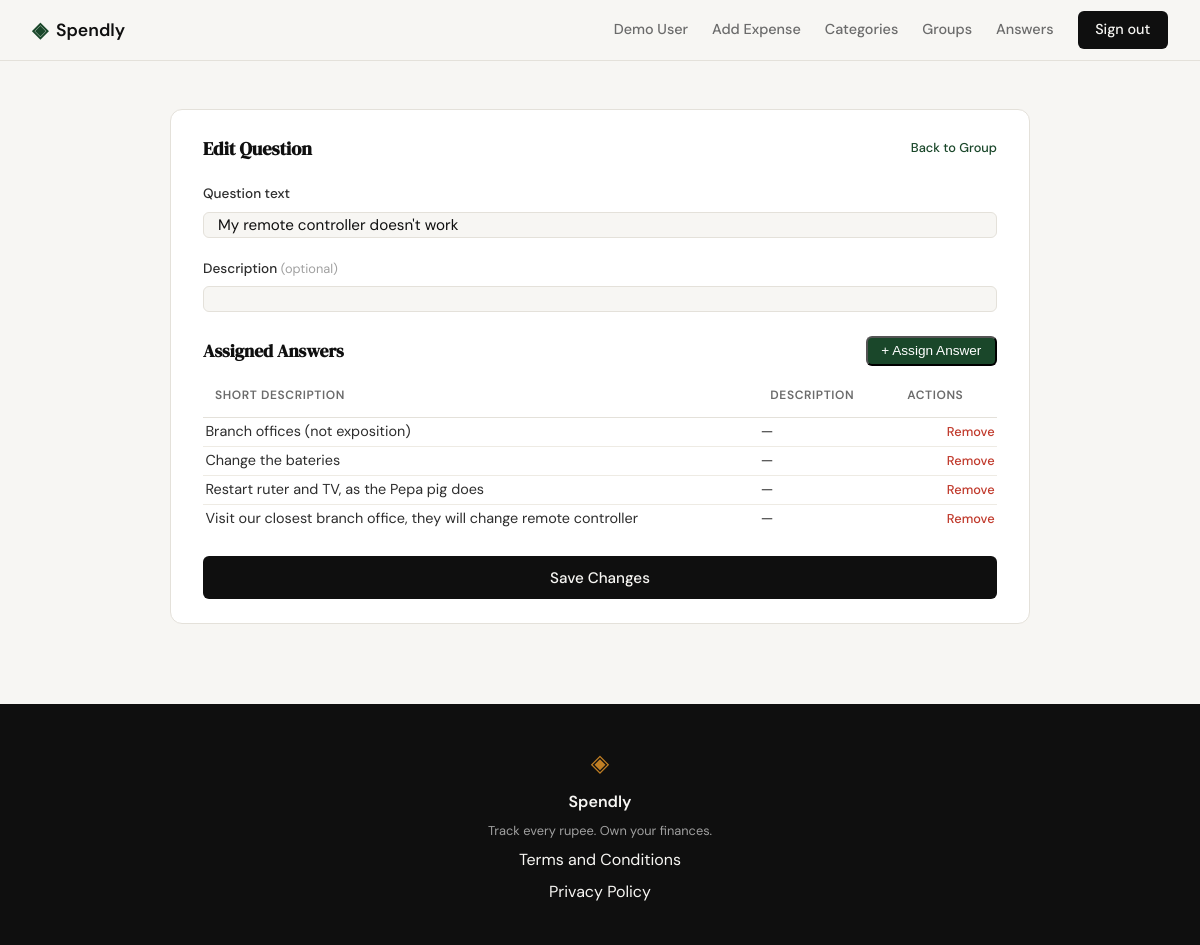
The app's page /groups/22/questions/3/edit (signed in) with its own data.
### tables this page shows
CREATE TABLE questions (
            id          INTEGER PRIMARY KEY AUTOINCREMENT,
            user_id     INTEGER NOT NULL REFERENCES users(id),
            group_id    INTEGER NOT NULL REFERENCES groups(id),
            text        TEXT    NOT NULL,
            description TEXT,
            created_at  TEXT    DEFAULT (datetime('now'))
        , num_of_assigned_answers INTEGER DEFAULT 0);

CREATE TABLE answers (
            id          INTEGER PRIMARY KEY AUTOINCREMENT,
            user_id     INTEGER NOT NULL REFERENCES users(id),
            short_desc  TEXT    NOT NULL,
            description TEXT,
            link        TEXT,
            created_at  TEXT    DEFAULT (datetime('now'))
        );

### app.py (the view, shortened to what this page needs)
@app.route("/groups/<int:group_id>/questions/<int:q_id>/edit", methods=["GET", "POST"])
def edit_question_route(group_id, q_id):
    if not session.get("user_id"):
        return redirect(url_for("login"))
    question = get_question_by_id(q_id, session["user_id"])
    if question is None or question["group_id"] != group_id:
        abort(404)
    group = get_group_by_id(group_id, session["user_id"])
    if group is None:
        abort(404)
    assigned   = get_assigned_answers_for_question(q_id, session["user_id"])
    unassigned = get_unassigned_answers_for_question(q_id, session["user_id"])
    return render_template("groups/edit_question.html",
                           group=group, question=question,
                           assigned_answers=assigned, unassigned_answers=unassigned)

### database/db.py (called while the page is built)
def get_db():
    conn = sqlite3.connect(DB_PATH)
    conn.row_factory = sqlite3.Row
    conn.execute("PRAGMA foreign_keys = ON")
    return conn

### database/queries.py (called while the page is built)
def get_assigned_answers_for_question(question_id, user_id):
    conn = get_db()
    rows = conn.execute(
        "SELECT a.id, a.short_desc, a.description FROM answers a "
        "JOIN question_answers qa ON qa.answer_id = a.id "
        "WHERE qa.question_id = ? AND a.user_id = ? ORDER BY a.short_desc",
        (question_id, user_id),
    ).fetchall()
    conn.close()
    return [{"id": r["id"], "short_desc": r["short_desc"], "description": r["description"]}
            for r in rows]

def get_unassigned_answers_for_question(question_id, user_id):
    conn = get_db()
    rows = conn.execute(
        "SELECT id, short_desc, description FROM answers "
        "WHERE user_id = ? AND id NOT IN "
        "(SELECT answer_id FROM question_answers WHERE question_id = ?) "
        "ORDER BY short_desc",
        (user_id, question_id),
    ).fetchall()
    conn.close()
    return [{"id": r["id"], "short_desc": r["short_desc"], "description": r["description"]}
            for r in rows]

def get_group_by_id(group_id, user_id):
    conn = get_db()
    row = conn.execute(
        "SELECT id, parent_id, name, description, num_of_questions "
        "FROM groups WHERE id = ? AND user_id = ?",
        (group_id, user_id),
    ).fetchone()
    conn.close()
    return dict(row) if row else None

def get_question_by_id(question_id, user_id):
    conn = get_db()
    row = conn.execute(
        "SELECT id, group_id, text, description FROM questions WHERE id = ? AND user_id = ?",
        (question_id, user_id),
    ).fetchone()
    conn.close()
    return dict(row) if row else None

### templates/groups/edit_question.html (shortened to what this page needs)
{% extends "base.html" %}
{% block content %}
<section class="profile-section">
    <div class="profile-inner">
        <div class="profile-block">
            <div class="block-title-row">
                <h2 class="block-title">Edit Question</h2>
                <a href="{{ url_for('edit_group', id=group.id) }}" class="btn-edit">Back to Group</a>
            </div>
            <form method="POST"
                  action="{{ url_for('edit_question_route', group_id=group.id, q_id=question.id) }}"
                  id="questionForm">
                <div class="form-group">
                    <label for="text">Question text</label>
                    <input type="text" id="text" name="text" maxlength="500"
                           class="form-input" value="{{ question.text }}" required>
                </div>
                <div class="form-group">
                    <label for="description">Description
                        <span class="field-optional">(optional)</span>
                    </label>
                    <input type="text" id="description" name="description" maxlength="500"
                           class="form-input" value="{{ question.description or '' }}">
                </div>
            </form>
            <div class="block-title-row section-top-gap">
                <h3 class="block-title section-subtitle">Assigned Answers</h3>
                <button type="button" class="btn-add-expense" id="openPickerBtn">+ Assign Answer</button>
            </div>
            <table class="transactions-table" id="assignedTable"
                   {% if not assigned_answers %}hidden{% endif %}>
                <thead>
                    <tr>
                        <th>Short Description</th>
                        <th>Description</th>
                        <th class="actions-col">Actions</th>
                    </tr>
                </thead>
                <tbody id="assignedTbody">
                    {% for a in assigned_answers %}
                    <tr id="assigned-row-{{ a.id }}">
                        <td>{{ a.short_desc }}</td>
                        <td>{{ a.description or '—' }}</td>
                        <td class="actions-col">
                            <button type="button" class="btn-delete btn-remove"
                                    data-id="{{ a.id }}"
                                    data-short-desc="{{ a.short_desc }}"
                                    data-description="{{ a.description or '' }}">Remove</button>
                        </td>
                    </tr>
                    {% endfor %}
                </tbody>
            </table>
            <button type="submit" form="questionForm" class="btn-submit section-top-gap">
                Save Changes
            </button>
        </div>
    </div>
</section>
{% endblock %}

### static/css/style.css (style rules this page uses)
:root { --ink: #0f0f0f; --ink-soft: #2d2d2d; --ink-muted: #6b6b6b; --ink-faint: #a0a0a0; --paper: #f7f6f3; --paper-warm: #f0ede6; --paper-card: #ffffff; --accent: #1a472a; --accent-light: #e8f0eb; --accent-2: #c17f24; --accent-2-light: #fdf3e3; --danger: #c0392b; --danger-light: #fdecea; --border: #e4e1da; --border-soft: #eeebe4; --group-bg: #eef4f0; --group-accent: #1a472a; --group-ink: #1a472a; --question-bg: #fbf4e6; --question-accent: #c17f24; --question-ink: #8a5a14; --answer-bg: #eaf1f5; --answer-accent: #2b6777; --answer-ink: #1f4d59; --font-display: 'DM Serif Display', Georgia, serif; --font-body: 'DM Sans', system-ui, sans-serif; --max-width: 1200px; --auth-width: 440px; --radius-sm: 6px; --radius-md: 12px; --radius-lg: 20px; }
*, *::before, *::after { box-sizing: border-box; margin: 0; padding: 0; }
html { font-size: 16px; scroll-behavior: smooth; }
body { background: var(--paper); color: var(--ink); font-family: var(--font-body); font-size: 1rem; line-height: 1.6; -webkit-font-smoothing: antialiased; }
a { color: inherit; text-decoration: none; }
.form-group { margin-bottom: 1.25rem; }
.form-group label { display: block; font-size: 0.85rem; font-weight: 500; color: var(--ink-soft); margin-bottom: 0.4rem; }
.form-input { width: 100%; padding: 0.125rem 0.875rem; border: 1px solid var(--border); border-radius: var(--radius-sm); font-family: var(--font-body); font-size: 0.95rem; color: var(--ink); background: var(--paper); outline: none; transition: border-color 0.2s; }
.form-input::placeholder { color: var(--ink-faint); }
.btn-submit { width: 100%; padding: 0.7rem; background: var(--ink); color: var(--paper); border: none; border-radius: var(--radius-sm); font-family: var(--font-body); font-size: 0.95rem; font-weight: 500; cursor: pointer; transition: background 0.2s; margin-top: 0.5rem; }
.profile-section { padding: 3rem 2rem 5rem; }
.profile-inner { max-width: 860px; margin: 0 auto; display: flex; flex-direction: column; gap: 2rem; }
.profile-block { background: var(--paper-card); border: 1px solid var(--border); border-radius: var(--radius-md); padding: 1.5rem 2rem; }
.block-title { font-family: var(--font-display); font-size: 1.15rem; color: var(--ink); margin-bottom: 1.25rem; }
.transactions-table { width: 100%; border-collapse: collapse; font-size: 0.9rem; }
.transactions-table th { text-align: left; font-size: 0.75rem; font-weight: 600; text-transform: uppercase; letter-spacing: 0.05em; color: var(--ink-muted); padding: 0 0.75rem 0.75rem; border-bottom: 1px solid var(--border); }
.transactions-table td { padding: 0.15rem; color: var(--ink-soft); border-bottom: 1px solid var(--border-soft); }
.transactions-table tbody tr:last-child td { border-bottom: none; }
.field-optional { font-size: 0.8rem; color: var(--ink-faint); font-weight: 400; }
.block-title-row { display: flex; align-items: center; justify-content: space-between; margin-bottom: 1.25rem; }
.block-title-row .block-title { margin-bottom: 0; }
.btn-add-expense { padding: 0.35rem 0.85rem; background: var(--accent); color: var(--paper-card); border-radius: var(--radius-sm); font-size: 0.85rem; font-weight: 500; text-decoration: none; transition: background 0.15s; }
.actions-col { text-align: right; white-space: nowrap; }
.btn-delete { font-size: 0.8rem; font-weight: 500; color: var(--danger); background: none; border: none; padding: 0; margin-left: 0.75rem; cursor: pointer; font-family: inherit; }
.btn-edit { font-size: 0.8rem; font-weight: 500; color: var(--accent); background: none; border: none; padding: 0; cursor: pointer; font-family: inherit; }
.section-top-gap { margin-top: 1.5rem; }
.section-subtitle { font-size: 1.1rem; }

### records on screen
questions: text "My remote controller doesn't work"
answers: short_desc "Branch offices (not exposition)", description "—"
answers: short_desc "Change the bateries", description "—"
answers: short_desc "Restart ruter and TV, as the Pepa pig does", description "—"
answers: short_desc "Visit our closest branch office, they will change remote controller", description "—"

### other values on screen
{{ session.get("user_name", "Account") }} "Demo User"
